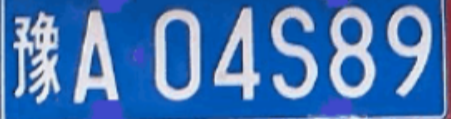
#> input picture pics/test1.png, 451 x 119 px, found by its file name
$ python BOTTlechuizhitouying.py
#> lines starting #> are read from the running program, lines starting #| are printed output that depends on the picture; after the words box and inside, x2 and y2 are one past the last pixel; in counts of white or black regions, pixels touching at a corner belong together
# 导入所需模块
import cv2
from matplotlib import pyplot as plt


# 显示图片
def cv_show(name, img):
    cv2.imshow(name, img)
    cv2.waitKey()
    cv2.destroyAllWindows()


# plt显示彩色图片
def plt_showA(img):
    b, g, r = cv2.split(img)
    img = cv2.merge([r, g, b])
    plt.imshow(img)
    plt.show()


# plt显示灰度图片
def plt_show(img):
    plt.imshow(img, cmap='gray')
    plt.show()


# %%

# 加载图片
rawImage = cv2.imread("/Users/heyiyuan/Desktop/BottlePrintCheck/pics/test1.png")
#> rawImage is the input picture: shape (119, 451, 3); mean B, G, R 182.5, 119, 69.2
plt_showA(rawImage)
#> in plt_showA, `b, g, r = cv2.split(img)`:
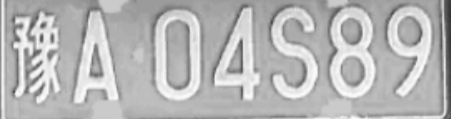
#> b: shape (119, 451); min 51, max 251, mean 182.5
#> in plt_showA, `b, g, r = cv2.split(img)`:
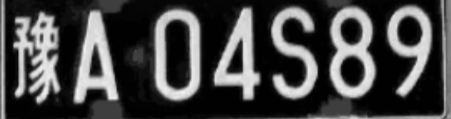
#> r: shape (119, 451); min 1, max 241, mean 69.2

# %%

# 灰度处理
image = rawImage.copy()
gray_image = cv2.cvtColor(image, cv2.COLOR_RGB2GRAY)
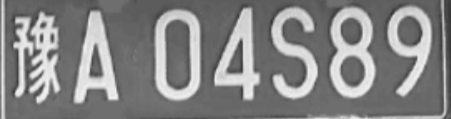
#> gray_image: shape (119, 451); min 48, max 242, mean 132.3
plt_show(gray_image)

# %% md

# 字符水平方向的切割
## 目的：去除车牌边框和铆钉的干扰

# %%

# 自适应阈值处理(二值化)
ret, image = cv2.threshold(gray_image, 0, 255, cv2.THRESH_OTSU)
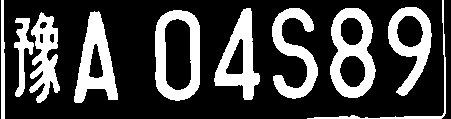
#> image: shape (119, 451); 27.2% white; 10 white regions, largest, box (x1, y1, x2, y2) and area: (330, 8, 376, 98) 2177, (155, 10, 200, 101) 2057, (74, 11, 118, 103) 1975
#> ret = 156
plt_show(image)

# %%

image.shape  # 47行，170列
rows = image.shape[0]
#> rows = 119
cols = image.shape[1]
#> cols = 451
print(rows, cols)
#| 119 451

# %%

# 二值统计,统计没每一行的黑值（0）的个数
hd = []
for row in range(rows):
    res = 0
    for col in range(cols):
        if image[row][col] == 0:
            res = res + 1
    hd.append(res)
len(hd)
max(hd)

# %%

# 画出柱状图
y = [y for y in range(rows)]
#> y = 119 values from 0 to 118
x = hd
plt.barh(y, x, color='black', height=1)
# 设置x，y轴标签
plt.xlabel('0_number')
plt.ylabel('row')
# 设置刻度
plt.xticks([x for x in range(0, 130, 5)])
plt.yticks([y for y in range(0, rows, 1)])

plt.show()

# %% md

### 中间较为密集的地方就是车牌有字符的地方,从而很好的去除了牌边框及铆钉
#从图中可以明显看出车牌字符区域的投影值和车牌边框及铆钉区域的投影值之间明显有一个波谷，找到此处波谷，就可以得到车牌的字符区域，去除车牌边框及铆钉。

# %%

x = range(int(rows / 2), 2, -1)
x = [*x]
x

# %%

# 定义一个算法,找到波谷,定位车牌字符的行数区域
# 我的思路;对于一个车牌,中间位置肯定是有均匀的黑色点的,所以我将图片垂直分为两部分,找波谷
mean = sum(hd[0:int(rows / 2)]) / (int(rows / 2) + 1)
#> mean = 312.8
mean
region = []
for i in range(int(rows / 2), 2, -1):  # 0,1行肯定是边框,直接不考虑,直接从第二行开始
    if hd[i] < mean:
        region.append(i)
        break
#> after the loop, region = [58]
for i in range(int(rows / 2), rows):  # 0,1行肯定是边框,直接不考虑,直接从第二行开始
    if hd[i] < mean:
        region.append(i)
        break
#> after the loop, region = [58, 73]
region

# %%

image1 = image[region[0]:region[1], :]  # 使用行区间

# %%

plt_show(image1)

# %% md

# 字符垂直方向的切割

# %%

image11 = image1.copy()

# %%

image11.shape  # 47行，170列
rows = image11.shape[0]
#> rows = 15
cols = image11.shape[1]
print(rows, cols)
#| 15 451

# %%

cols  # 170列

# %%

# 二值统计,统计没每一列的黑值（0）的个数
hd1 = []
for col in range(cols):
    res = 0
    for row in range(rows):
        if image11[row][col] == 0:
            res = res + 1
    hd1.append(res)
len(hd1)
max(hd1)

# %%

# 画出柱状图
y = hd1  # 点个数
x = [x for x in range(cols)]  # 列数
#> x = 451 values from 0 to 450
plt.bar(x, y, color='black', width=1)
# 设置x，y轴标签
plt.xlabel('col')
plt.ylabel('0_number')
# 设置刻度
plt.xticks([x for x in range(0, cols, 10)])
plt.yticks([y for y in range(0, max(hd1) + 5, 5)])

plt.show()

# %%

mean = sum(hd1) / len(hd1)
#> mean = 10.53
mean

# %%

# 简单的筛选
for i in range(cols):
    if hd1[i] < mean / 4:
        hd1[i] = 0

# %%

# 画出柱状图
y = hd1  # 点个数
x = [x for x in range(cols)]  # 列数
plt.bar(x, y, color='black', width=1)
# 设置x，y轴标签
plt.xlabel('col')
plt.ylabel('0_number')
# 设置刻度
plt.xticks([x for x in range(0, cols, 10)])
plt.yticks([y for y in range(0, max(hd1) + 5, 5)])

plt.show()

# %% md

## 从直方图中可以看到很多波谷,这些就是字符分割区域的黑色点的个数等于0,我们就可以通过这些0点进行分割,过滤掉这些不需要的部分部分

# %%

# 找所有不为0的区间(列数)
region1 = []
reg = []
for i in range(cols - 1):
    if hd1[i] == 0 and hd1[i + 1] != 0:
        reg.append(i)
    if hd1[i] != 0 and hd1[i + 1] == 0:
        reg.append(i + 2)
    if len(reg) == 2:
        if (reg[1] - reg[0]) > 5:  # 限定区间长度要大于5(可以更大),过滤掉不需要的点
            region1.append(reg)
            reg = []
        else:
            reg = []
#> after the loop, reg = []
region1

# %%

# 测试
image2 = image1[:, region1[0][0]:region1[0][1]]
plt_show(image2)

# %%

# 为了使字符之间还是存在空格,定义一个2像素白色的区域
import numpy as np

white = []
for i in range(rows * 2):
    white.append(255)
white = np.array(white)
white = white.reshape(rows, 2)
white.shape

# %%

#  遍历所有区域,保存字符图片到列表
p = []
for r in region1:
    r = image1[:, r[0]:r[1]]
    plt_show(r)
    p.append(r)
    p.append(white)
#> after the loop, p = 14 items

# %%

# 将字符图片列表拼接为一张图
image2 = np.hstack(p)

# %%

plt_show(image2)

# %%

# 将分割好的字符图片保存到文件夹
print(region)
#| [58, 73]
print(region1)
#| [[82, 89], [104, 110], [157, 165], [192, 199], [244, 252], [308, 314], [366, 372]]

# %%

plt_showA(rawImage)

# %%

v_image = rawImage[region[0]:region[1], :]
plt_showA(v_image)

# %%

i = 1
for reg in region1:
    h_image = v_image[:, reg[0]:reg[1]]
    plt_showA(h_image)
    cv2.imwrite('./words/test4_' + str(i) + '.png', h_image)
    i = i + 1
#> this loop made 7 passes
#> pass 1, in plt_showA (call 4), `plt.show()`:
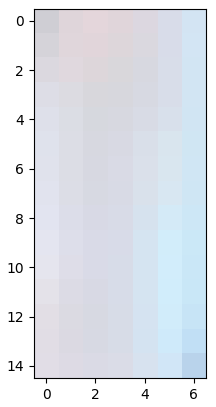
#> figure drawn by matplotlib, 1 panel
#> pass 2, in plt_showA (call 5), `plt.show()`:
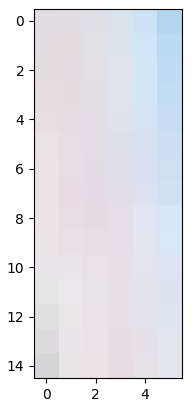
#> figure drawn by matplotlib, 1 panel
#> after the loop, i = 8

# %%

word_images = []
for i in range(1, 8):
    word = cv2.imread('./words/test4_' + str(i) + '.png', 0)
    ret, word = cv2.threshold(word, 0, 255, cv2.THRESH_OTSU | cv2.THRESH_BINARY_INV)
#> ret = 221
    word_images.append(word)
word_images
plt.imshow(word_images[0], cmap='gray')
for i, j in enumerate(word_images):
    plt.subplot(1, 8, i + 1)
    plt.imshow(word_images[i], cmap='gray')
plt.show()
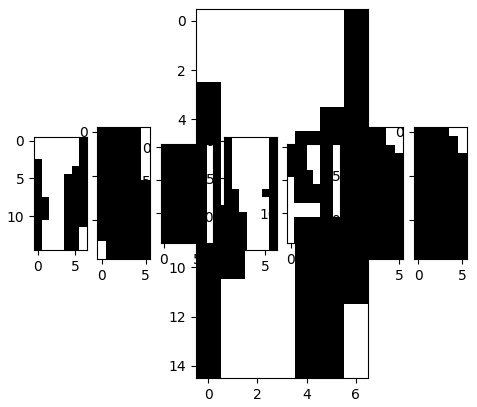
#> figure drawn by matplotlib, 8 panels

# %%


# %%
